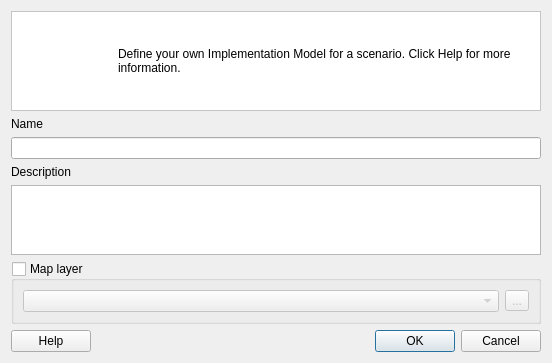
<?xml version="1.0" encoding="UTF-8"?>
<ui version="4.0">
 <class>ImplementationModelDialogc</class>
 <widget class="QDialog" name="ImplementationModelDialogc">
  <property name="geometry">
   <rect>
    <x>0</x>
    <y>0</y>
    <width>552</width>
    <height>306</height>
   </rect>
  </property>
  <property name="minimumSize">
   <size>
    <width>0</width>
    <height>0</height>
   </size>
  </property>
  <property name="windowTitle">
   <string>Implementation Model Editor</string>
  </property>
  <layout class="QGridLayout" name="gridLayout">
   <item row="3" column="0" colspan="3">
    <widget class="QLineEdit" name="txt_name">
     <property name="maxLength">
      <number>200</number>
     </property>
    </widget>
   </item>
   <item row="1" column="0" colspan="3">
    <layout class="QVBoxLayout" name="vl_notification"/>
   </item>
   <item row="7" column="2">
    <widget class="QDialogButtonBox" name="buttonBox">
     <property name="orientation">
      <enum>Qt::Horizontal</enum>
     </property>
     <property name="standardButtons">
      <set>QDialogButtonBox::Cancel|QDialogButtonBox::Ok</set>
     </property>
    </widget>
   </item>
   <item row="6" column="0" colspan="3">
    <widget class="QgsCollapsibleGroupBox" name="layer_gb">
     <property name="minimumSize">
      <size>
       <width>0</width>
       <height>0</height>
      </size>
     </property>
     <property name="title">
      <string>Map layer</string>
     </property>
     <property name="checkable">
      <bool>true</bool>
     </property>
     <property name="checked">
      <bool>false</bool>
     </property>
     <property name="collapsed">
      <bool>true</bool>
     </property>
     <property name="saveCollapsedState">
      <bool>false</bool>
     </property>
     <layout class="QGridLayout" name="gridLayout_6">
      <item row="0" column="0">
       <widget class="QgsMapLayerComboBox" name="cbo_layer">
        <property name="enabled">
         <bool>true</bool>
        </property>
       </widget>
      </item>
      <item row="0" column="1">
       <widget class="QToolButton" name="btn_select_file">
        <property name="enabled">
         <bool>true</bool>
        </property>
        <property name="text">
         <string>...</string>
        </property>
       </widget>
      </item>
     </layout>
    </widget>
   </item>
   <item row="7" column="1">
    <spacer name="horizontalSpacer">
     <property name="orientation">
      <enum>Qt::Horizontal</enum>
     </property>
     <property name="sizeHint" stdset="0">
      <size>
       <width>198</width>
       <height>20</height>
      </size>
     </property>
    </spacer>
   </item>
   <item row="2" column="0">
    <widget class="QLabel" name="label">
     <property name="text">
      <string>Name</string>
     </property>
    </widget>
   </item>
   <item row="7" column="0">
    <widget class="QPushButton" name="btn_help">
     <property name="text">
      <string>Help</string>
     </property>
    </widget>
   </item>
   <item row="0" column="0" colspan="3">
    <widget class="QFrame" name="frame">
     <property name="sizePolicy">
      <sizepolicy hsizetype="Preferred" vsizetype="Minimum">
       <horstretch>0</horstretch>
       <verstretch>0</verstretch>
      </sizepolicy>
     </property>
     <property name="minimumSize">
      <size>
       <width>0</width>
       <height>100</height>
      </size>
     </property>
     <property name="maximumSize">
      <size>
       <width>16777215</width>
       <height>100</height>
      </size>
     </property>
     <property name="autoFillBackground">
      <bool>false</bool>
     </property>
     <property name="styleSheet">
      <string notr="true">background-color: rgb(255, 255, 255);</string>
     </property>
     <property name="frameShape">
      <enum>QFrame::StyledPanel</enum>
     </property>
     <property name="frameShadow">
      <enum>QFrame::Raised</enum>
     </property>
     <layout class="QHBoxLayout" name="horizontalLayout">
      <item>
       <widget class="QLabel" name="icon_la">
        <property name="maximumSize">
         <size>
          <width>91</width>
          <height>81</height>
         </size>
        </property>
        <property name="text">
         <string/>
        </property>
        <property name="scaledContents">
         <bool>true</bool>
        </property>
       </widget>
      </item>
      <item>
       <widget class="QLabel" name="label_123">
        <property name="text">
         <string>&lt;html&gt;&lt;head/&gt;&lt;body&gt;&lt;p&gt;Define your own Implementation Model for a scenario. Click Help for more information.&lt;/p&gt;&lt;/body&gt;&lt;/html&gt;</string>
        </property>
        <property name="wordWrap">
         <bool>true</bool>
        </property>
        <property name="openExternalLinks">
         <bool>true</bool>
        </property>
       </widget>
      </item>
     </layout>
    </widget>
   </item>
   <item row="4" column="0">
    <widget class="QLabel" name="label_2">
     <property name="text">
      <string>Description</string>
     </property>
    </widget>
   </item>
   <item row="5" column="0" colspan="3">
    <widget class="QPlainTextEdit" name="txt_description"/>
   </item>
  </layout>
 </widget>
 <customwidgets>
  <customwidget>
   <class>QgsCollapsibleGroupBox</class>
   <extends>QGroupBox</extends>
   <header>qgscollapsiblegroupbox.h</header>
   <container>1</container>
  </customwidget>
  <customwidget>
   <class>QgsMapLayerComboBox</class>
   <extends>QComboBox</extends>
   <header>qgsmaplayercombobox.h</header>
  </customwidget>
 </customwidgets>
 <tabstops>
  <tabstop>txt_name</tabstop>
  <tabstop>layer_gb</tabstop>
  <tabstop>btn_help</tabstop>
 </tabstops>
 <resources/>
 <connections>
  <connection>
   <sender>buttonBox</sender>
   <signal>rejected()</signal>
   <receiver>ImplementationModelDialogc</receiver>
   <slot>reject()</slot>
   <hints>
    <hint type="sourcelabel">
     <x>316</x>
     <y>260</y>
    </hint>
    <hint type="destinationlabel">
     <x>286</x>
     <y>274</y>
    </hint>
   </hints>
  </connection>
 </connections>
</ui>
